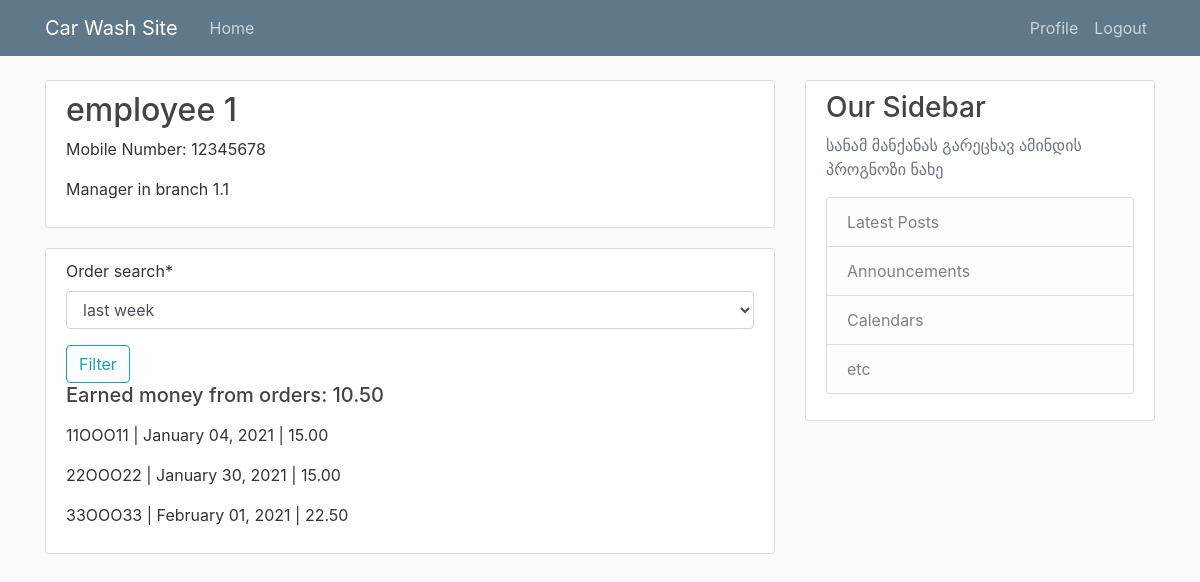
Page /employee/detail/1/ (signed in) on the committed database.
### car_wash_app/models.py (models this page shows, shortened)
class EmployeeProfile(models.Model):
    employee = models.OneToOneField(User, on_delete=models.CASCADE, verbose_name=_("Employee"), related_name="employeeprofile")
    full_name = models.CharField(_("Full Name"), max_length = 255)
    age = models.PositiveSmallIntegerField(_("Age"))
    mobile_number = models.CharField(max_length=20, verbose_name=_("Mobile Number"))
    manager = models.BooleanField(default = False, verbose_name = _("Manager"))
    branch = models.ForeignKey(Branch, on_delete = models.CASCADE, verbose_name = _("Branch"), related_name="employee")
    salary = models.DecimalField(max_digits=8, decimal_places=2, verbose_name=_('Salary'), help_text='in Lari')
    order_percentage = models.IntegerField(verbose_name=_("Percentage of order price"))
    class Meta:
        constraints = [
            UniqueConstraint(fields=['branch'], condition=Q(manager=True), name = "unique_together_manager_branch")
        ]

class Branch(models.Model):
    company = models.ForeignKey(CompanyProfile, on_delete=models.CASCADE, verbose_name=_("Company"), related_name="branch")
    title = models.CharField(max_length = 255, verbose_name=_('Branch'))
    location = models.OneToOneField(Location, on_delete = models.PROTECT, verbose_name = _("Location"))
    description = models.TextField(verbose_name=_("Description"))
    image = models.ImageField(null = True, blank = True, upload_to = "pictures", verbose_name=_("Image"))
    def __str__(self):
        return self.title
    class Meta:
        verbose_name = _('Branch')
        verbose_name_plural = _('Branches')

class Order(models.Model):
    car = models.ForeignKey(
        to='Car', related_name='orders',
        on_delete=models.PROTECT,
    )
    branch = models.ForeignKey(Branch, on_delete=models.CASCADE, verbose_name=_("Branch"))
    employee = models.ForeignKey(
        to='EmployeeProfile', on_delete=models.SET_NULL,
        null=True, related_name='orders',
    )
    coupon = models.ForeignKey(
        to='Coupon', related_name='orders',
        on_delete=models.PROTECT,
        null=True, blank=True,
    )
    wash_type = models.ForeignKey(
        to='WashType', related_name='orders',
        on_delete=models.PROTECT,
    )
    note = models.TextField(null=True, blank=True, verbose_name=_("Note"))
    price = models.DecimalField(max_digits=4, decimal_places=2, verbose_name=_("Price"))
    created_date = models.DateTimeField(auto_now_add=True, verbose_name=_("Created date"))
    start_date = models.DateTimeField(verbose_name=_('Scheduled time'))
    end_date = models.DateTimeField(verbose_name=_('End time'))
    class Meta:
        verbose_name = _('Order')
        verbose_name_plural = _('Orders')
        unique_together = ['employee', 'start_date']

class Car(models.Model):
    car_type = models.ForeignKey(
        to='CarType',
        on_delete=models.SET_NULL,
        null=True, related_name='cars'
    )
    licence_plate = models.CharField(max_length=20, verbose_name=_("License plate"))
    class Meta:
        verbose_name = _('Car')
        verbose_name_plural = _('Cars')

### car_wash_app/views.py (the view, shortened to what this page needs)
# urls.py: path('employee/detail/<int:pk>/', user_views.employee_profile, name = "employee-detail"),
@login_required
def employee_profile(request, pk):
    employee = get_object_or_404(EmployeeProfile, id=pk)
    orders  = employee.orders.all()
    order_search_form = OrderSearchForm()
    earned_emount = 0
    for order in orders:
        earned_emount += order.price*employee.order_percentage/100
    return render(request, 'car_wash_app/employee_detail.html', context={
        'employee': employee,
        'orders': orders,
        'order_search_form':order_search_form,
        'earned_emount': earned_emount,
    })

### car_wash_app/forms.py
class OrderSearchForm(forms.Form):
    CHOICE = (("1", "last week"), ("2", "last month"), ("3", "last year") )
    order_search = forms.ChoiceField(choices=CHOICE)

### car_wash_app/templates/car_wash_app/employee_detail.html (shortened to what this page needs)
{% extends "car_wash_app/base.html" %}
{% load crispy_forms_tags %}
{% block content %}
<div class = "content-section">
  <h2>{{employee.full_name}}</h2>
  <p>Mobile Number: {{employee.mobile_number}}</p>
  {% if employee.manager %}
    <p>Manager in {{employee.branch}}</p>
  {% else %}
    <p>Employee in {{employee.branch}}</p>
  {% endif %}
</div>
<div class = "content-section">
    <div>
    <form method = "POST">
      {{order_search_form|crispy}}
      <div class = "form-group">
          <button class = "btn btn-outline-info" type = "submit">Filter</button>
          <h5> Earned money from orders: {{earned_emount}}</h5>
      </div>
    </form>
    </div>
    {% for order in orders %}
      <p>{{order.car.licence_plate}} | {{order.start_date|date:"F d, Y"}} | {{order.price}}</p>
    {% endfor %}
</div>
{% endblock content%}

### car_wash_app/templates/car_wash_app/base.html (shortened to what this page needs)
{% load static %}
<!DOCTYPE html>
<html>
    <head>
      <link rel="stylesheet" href="https://stackpath.bootstrapcdn.com/bootstrap/4.3.1/css/bootstrap.min.css">
      <link rel="stylesheet"  type = "text/css" href="{% static 'car_wash_app/main.css' %}" >
    </head>
    <body>
      <header class="site-header">
        <nav class="navbar navbar-expand-md navbar-dark bg-steel fixed-top">
          <div class="container">
            <a class="navbar-brand mr-4" href="{% url 'home' %}">Car Wash Site</a>
            <div class="collapse navbar-collapse" id="navbarToggle">
              <div class="navbar-nav mr-auto">
                <a class="nav-item nav-link" href="{% url 'home' %}">Home</a>
              </div>
              <div class="navbar-nav">
                {% if user.is_authenticated and user.status == 1 %}
                  <a class="nav-item nav-link" href="{% url 'profile' user.company.id %}">Profile</a>
                  <a class="nav-item nav-link" href="{% url 'logout' %}">Logout</a>
                {% elif user.is_authenticated and user.status == 2 %}
                  <a class="nav-item nav-link" href="{% url 'employee-detail' user.employeeprofile.id %}">Profile</a>
                  <a class="nav-item nav-link" href="{% url 'logout' %}">Logout</a>
                {% else %}
                  <a class="nav-item nav-link" href="{% url 'company-register' %}">Register</a>
                  <a class="nav-item nav-link" href="{% url 'login' %}">Login</a>
                {% endif %}
              </div>
            </div>
          </div>
        </nav>
      </header>
      <main role="main" class="container">
        <div class="row">
          <div class="col-md-8">
            {% block content %}{% endblock %}
          </div>
          <div class="col-md-4">
            <div class="content-section">
              <h3>Our Sidebar</h3>
              <p class='text-muted'>სანამ მანქანას გარეცხავ ამინდის პროგნოზი ნახე
                <ul class="list-group">
                  <li class="list-group-item list-group-item-light">Latest Posts</li>
                  <li class="list-group-item list-group-item-light">Announcements</li>
                  <li class="list-group-item list-group-item-light">Calendars</li>
                  <li class="list-group-item list-group-item-light">etc</li>
                </ul>
              </p>
            </div>
          </div>
        </div>
      </main>
    </body>
</html>

### car_wash_app/static/car_wash_app/main.css (style rules this page uses)
body { background: #fafafa; color: #333333; margin-top: 5rem; }
h1, h2, h3, h4, h5, h6 { color: #444444; }
ul { margin: 0; }
.bg-steel { background-color: #5f788a; }
.site-header .navbar-nav .nav-link { color: #cbd5db; }
.content-section { background: #ffffff; padding: 10px 20px; border: 1px solid #dddddd; border-radius: 3px; margin-bottom: 20px; }

### rows in the picture
EmployeeProfile: full_name "employee 1", mobile_number "12345678", branch "branch 1.1"
Order: car.licence_plate "11OOO11", start_date "January 04, 2021", price "15.00"
Order: car.licence_plate "22OOO22", start_date "January 30, 2021", price "15.00"
Order: car.licence_plate "33OOO33", start_date "February 01, 2021", price "22.50"

### other values in the picture
{{ earned_emount }} "10.50"
